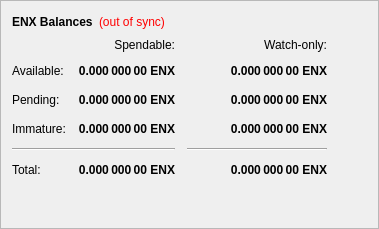
        <widget class="QFrame" name="frame">
         <property name="frameShape">
          <enum>QFrame::StyledPanel</enum>
         </property>
         <property name="frameShadow">
          <enum>QFrame::Raised</enum>
         </property>
         <layout class="QVBoxLayout" name="verticalLayout_4">
          <item>
           <layout class="QHBoxLayout" name="horizontalLayout_4">
            <item>
             <widget class="QLabel" name="label_5">
              <property name="font">
               <font>
                <weight>75</weight>
                <bold>true</bold>
               </font>
              </property>
              <property name="text">
               <string>ENX Balances</string>
              </property>
             </widget>
            </item>
            <item>
             <widget class="QLabel" name="labelWalletStatus">
              <property name="cursor">
               <cursorShape>WhatsThisCursor</cursorShape>
              </property>
              <property name="toolTip">
               <string>The displayed information may be out of date. Your wallet automatically synchronizes with the Enox network after a connection is established, but this process has not completed yet.</string>
              </property>
              <property name="styleSheet">
               <string notr="true">QLabel { color: red; }</string>
              </property>
              <property name="text">
               <string notr="true">(out of sync)</string>
              </property>
              <property name="alignment">
               <set>Qt::AlignLeading|Qt::AlignLeft|Qt::AlignVCenter</set>
              </property>
             </widget>
            </item>
            <item>
             <spacer name="horizontalSpacer_3">
              <property name="orientation">
               <enum>Qt::Horizontal</enum>
              </property>
              <property name="sizeHint" stdset="0">
               <size>
                <width>40</width>
                <height>20</height>
               </size>
              </property>
             </spacer>
            </item>
           </layout>
          </item>
          <item>
           <layout class="QGridLayout" name="gridLayout">
            <property name="spacing">
             <number>12</number>
            </property>
            <item row="2" column="2">
             <widget class="QLabel" name="labelWatchPending">
              <property name="font">
               <font>
                <weight>75</weight>
                <bold>true</bold>
               </font>
              </property>
              <property name="cursor">
               <cursorShape>IBeamCursor</cursorShape>
              </property>
              <property name="toolTip">
               <string>Unconfirmed transactions to watch-only addresses</string>
              </property>
              <property name="text">
               <string notr="true">0.000 000 00 ENX</string>
              </property>
              <property name="alignment">
               <set>Qt::AlignRight|Qt::AlignTrailing|Qt::AlignVCenter</set>
              </property>
              <property name="textInteractionFlags">
               <set>Qt::LinksAccessibleByMouse|Qt::TextSelectableByKeyboard|Qt::TextSelectableByMouse</set>
              </property>
             </widget>
            </item>
            <item row="2" column="1">
             <widget class="QLabel" name="labelUnconfirmed">
              <property name="font">
               <font>
                <weight>75</weight>
                <bold>true</bold>
               </font>
              </property>
              <property name="cursor">
               <cursorShape>IBeamCursor</cursorShape>
              </property>
              <property name="toolTip">
               <string>Total of transactions that have yet to be confirmed, and do not yet count toward the spendable balance</string>
              </property>
              <property name="text">
               <string notr="true">0.000 000 00 ENX</string>
              </property>
              <property name="alignment">
               <set>Qt::AlignRight|Qt::AlignTrailing|Qt::AlignVCenter</set>
              </property>
              <property name="textInteractionFlags">
               <set>Qt::LinksAccessibleByMouse|Qt::TextSelectableByKeyboard|Qt::TextSelectableByMouse</set>
              </property>
             </widget>
            </item>
            <item row="3" column="2">
             <widget class="QLabel" name="labelWatchImmature">
              <property name="font">
               <font>
                <weight>75</weight>
                <bold>true</bold>
               </font>
              </property>
              <property name="cursor">
               <cursorShape>IBeamCursor</cursorShape>
              </property>
              <property name="toolTip">
               <string>Staked or masternode rewards in watch-only addresses that has not yet matured</string>
              </property>
              <property name="text">
               <string notr="true">0.000 000 00 ENX</string>
              </property>
              <property name="alignment">
               <set>Qt::AlignRight|Qt::AlignTrailing|Qt::AlignVCenter</set>
              </property>
              <property name="textInteractionFlags">
               <set>Qt::LinksAccessibleByMouse|Qt::TextSelectableByKeyboard|Qt::TextSelectableByMouse</set>
              </property>
             </widget>
            </item>
            <item row="4" column="0" colspan="2">
             <widget class="Line" name="lineSpendableBalance">
              <property name="orientation">
               <enum>Qt::Horizontal</enum>
              </property>
             </widget>
            </item>
            <item row="4" column="2">
             <widget class="Line" name="lineWatchBalance">
              <property name="sizePolicy">
               <sizepolicy hsizetype="Preferred" vsizetype="Fixed">
                <horstretch>0</horstretch>
                <verstretch>0</verstretch>
               </sizepolicy>
              </property>
              <property name="minimumSize">
               <size>
                <width>140</width>
                <height>0</height>
               </size>
              </property>
              <property name="orientation">
               <enum>Qt::Horizontal</enum>
              </property>
             </widget>
            </item>
            <item row="5" column="0">
             <widget class="QLabel" name="labelTotalText">
              <property name="text">
               <string>Total:</string>
              </property>
             </widget>
            </item>
            <item row="3" column="1">
             <widget class="QLabel" name="labelImmature">
              <property name="font">
               <font>
                <weight>75</weight>
                <bold>true</bold>
               </font>
              </property>
              <property name="cursor">
               <cursorShape>IBeamCursor</cursorShape>
              </property>
              <property name="toolTip">
               <string>Staked or masternode rewards that has not yet matured</string>
              </property>
              <property name="text">
               <string notr="true">0.000 000 00 ENX</string>
              </property>
              <property name="alignment">
               <set>Qt::AlignRight|Qt::AlignTrailing|Qt::AlignVCenter</set>
              </property>
              <property name="textInteractionFlags">
               <set>Qt::LinksAccessibleByMouse|Qt::TextSelectableByKeyboard|Qt::TextSelectableByMouse</set>
              </property>
             </widget>
            </item>
            <item row="2" column="3">
             <spacer name="horizontalSpacer_2">
              <property name="orientation">
               <enum>Qt::Horizontal</enum>
              </property>
              <property name="sizeHint" stdset="0">
               <size>
                <width>40</width>
                <height>20</height>
               </size>
              </property>
             </spacer>
            </item>
            <item row="3" column="0">
             <widget class="QLabel" name="labelImmatureText">
              <property name="text">
               <string>Immature:</string>
              </property>
             </widget>
            </item>
            <item row="5" column="1">
             <widget class="QLabel" name="labelTotal">
              <property name="font">
               <font>
                <weight>75</weight>
                <bold>true</bold>
               </font>
              </property>
              <property name="cursor">
               <cursorShape>IBeamCursor</cursorShape>
              </property>
              <property name="toolTip">
               <string>Your current total balance</string>
              </property>
              <property name="text">
               <string notr="true">0.000 000 00 ENX</string>
              </property>
              <property name="alignment">
               <set>Qt::AlignRight|Qt::AlignTrailing|Qt::AlignVCenter</set>
              </property>
              <property name="textInteractionFlags">
               <set>Qt::LinksAccessibleByMouse|Qt::TextSelectableByKeyboard|Qt::TextSelectableByMouse</set>
              </property>
             </widget>
            </item>
            <item row="5" column="2">
             <widget class="QLabel" name="labelWatchTotal">
              <property name="font">
               <font>
                <weight>75</weight>
                <bold>true</bold>
               </font>
              </property>
              <property name="cursor">
               <cursorShape>IBeamCursor</cursorShape>
              </property>
              <property name="toolTip">
               <string>Current total balance in watch-only addresses</string>
              </property>
              <property name="text">
               <string notr="true">0.000 000 00 ENX</string>
              </property>
              <property name="alignment">
               <set>Qt::AlignRight|Qt::AlignTrailing|Qt::AlignVCenter</set>
              </property>
              <property name="textInteractionFlags">
               <set>Qt::LinksAccessibleByMouse|Qt::TextSelectableByKeyboard|Qt::TextSelectableByMouse</set>
              </property>
             </widget>
            </item>
            <item row="0" column="2">
             <widget class="QLabel" name="labelWatchonly">
              <property name="text">
               <string>Watch-only:</string>
              </property>
              <property name="alignment">
               <set>Qt::AlignRight|Qt::AlignTrailing|Qt::AlignVCenter</set>
              </property>
             </widget>
            </item>
            <item row="1" column="0">
             <widget class="QLabel" name="labelBalanceText">
              <property name="text">
               <string>Available:</string>
              </property>
             </widget>
            </item>
            <item row="1" column="1">
             <widget class="QLabel" name="labelBalance">
              <property name="font">
               <font>
                <weight>75</weight>
                <bold>true</bold>
               </font>
              </property>
              <property name="cursor">
               <cursorShape>IBeamCursor</cursorShape>
              </property>
              <property name="toolTip">
               <string>Your current spendable balance</string>
              </property>
              <property name="text">
               <string notr="true">0.000 000 00 ENX</string>
              </property>
              <property name="alignment">
               <set>Qt::AlignRight|Qt::AlignTrailing|Qt::AlignVCenter</set>
              </property>
              <property name="textInteractionFlags">
               <set>Qt::LinksAccessibleByMouse|Qt::TextSelectableByKeyboard|Qt::TextSelectableByMouse</set>
              </property>
             </widget>
            </item>
            <item row="1" column="2">
             <widget class="QLabel" name="labelWatchAvailable">
              <property name="font">
               <font>
                <weight>75</weight>
                <bold>true</bold>
               </font>
              </property>
              <property name="cursor">
               <cursorShape>IBeamCursor</cursorShape>
              </property>
              <property name="toolTip">
               <string>Your current balance in watch-only addresses</string>
              </property>
              <property name="text">
               <string notr="true">0.000 000 00 ENX</string>
              </property>
              <property name="alignment">
               <set>Qt::AlignRight|Qt::AlignTrailing|Qt::AlignVCenter</set>
              </property>
              <property name="textInteractionFlags">
               <set>Qt::LinksAccessibleByMouse|Qt::TextSelectableByKeyboard|Qt::TextSelectableByMouse</set>
              </property>
             </widget>
            </item>
            <item row="2" column="0">
             <widget class="QLabel" name="labelPendingText">
              <property name="text">
               <string>Pending:</string>
              </property>
             </widget>
            </item>
            <item row="0" column="1">
             <widget class="QLabel" name="labelSpendable">
              <property name="text">
               <string>Spendable:</string>
              </property>
              <property name="alignment">
               <set>Qt::AlignRight|Qt::AlignTrailing|Qt::AlignVCenter</set>
              </property>
             </widget>
            </item>
           </layout>
          </item>
          <item>
           <spacer name="verticalSpacer_4">
            <property name="orientation">
             <enum>Qt::Vertical</enum>
            </property>
            <property name="sizeHint" stdset="0">
             <size>
              <width>20</width>
              <height>40</height>
             </size>
            </property>
           </spacer>
          </item>
         </layout>
        </widget>
